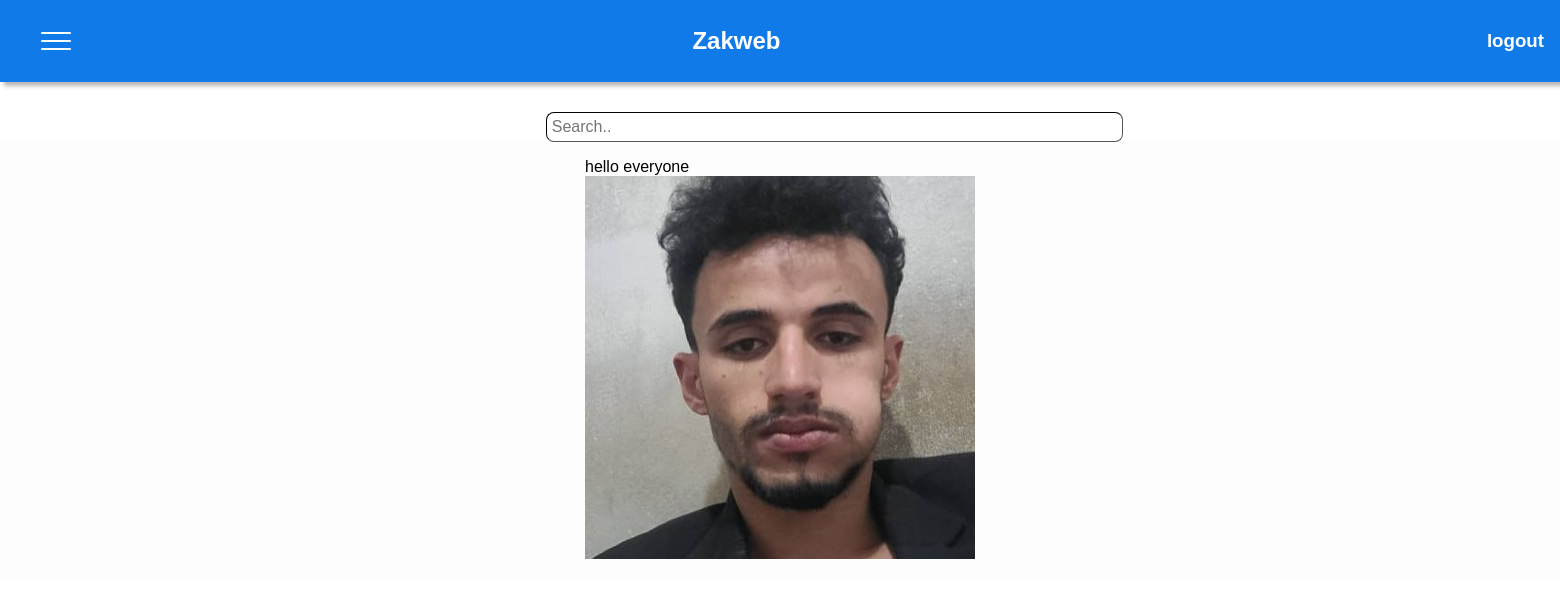
Page /post/4/ on the earlier database version.
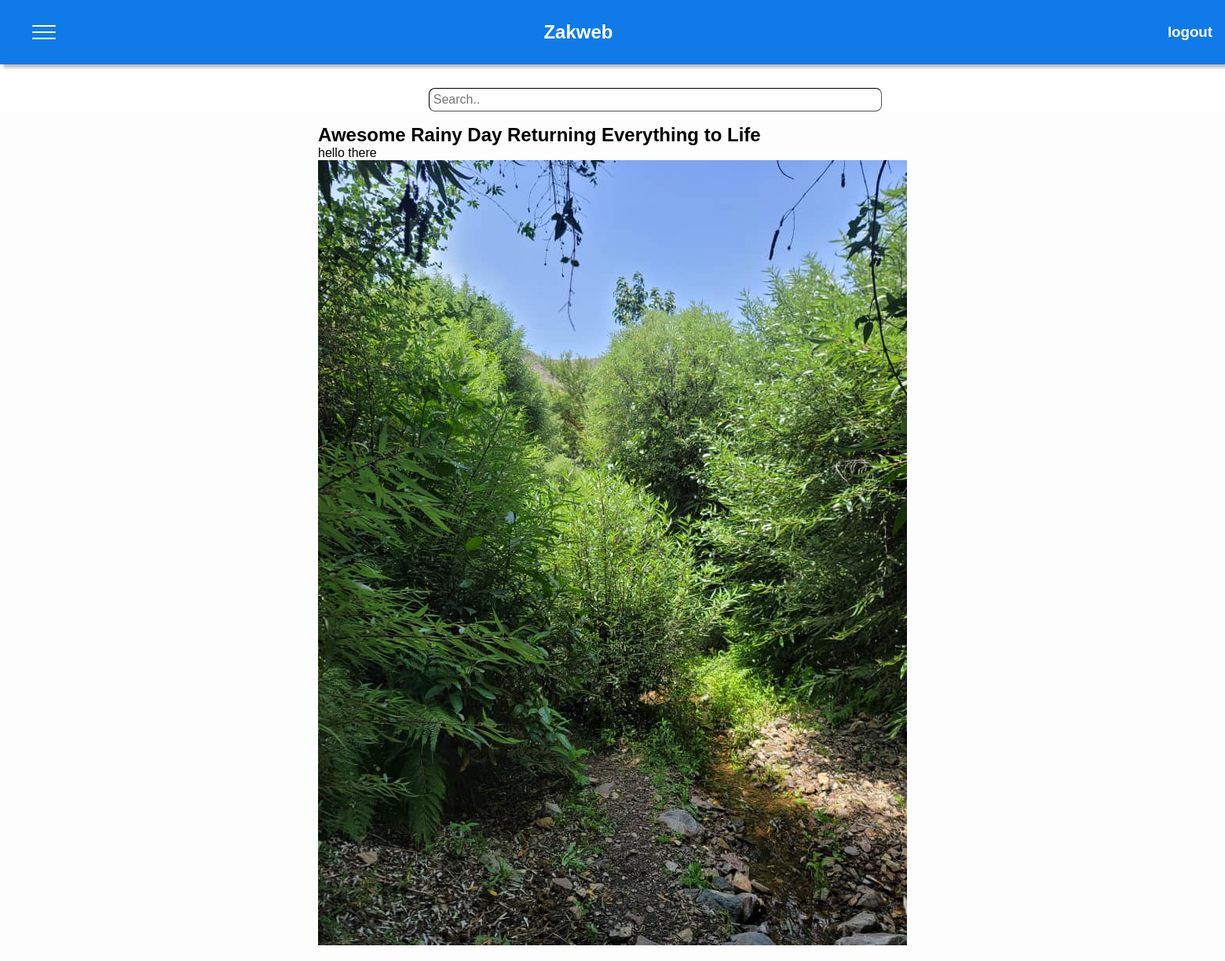
Same page on the later database version.
### main/models.py (models this page shows, shortened)
class Post(models.Model):
    category = models.ForeignKey(Category, on_delete= models.CASCADE)
    author = models.ForeignKey(User, on_delete=models.CASCADE, verbose_name="Author")
    title = models.CharField(max_length=200,default='', verbose_name="Title")
    text = models.TextField(max_length=10000, verbose_name="Text")
    image = models.ImageField(upload_to='images')
    text_2 = models.TextField(max_length=10000, blank=True, verbose_name="Second Text")
    video = models.FileField(upload_to='videos/', blank=True, null=True)
    image_2 = models.ImageField(upload_to='images/', blank=True, null=True)
    text_3 = models.TextField(max_length=10000, blank=True, verbose_name="Third Text")
    image_3 = models.ImageField(upload_to='images/', blank=True, null=True)
    video_2 = models.FileField(upload_to='videos/', blank=True, null=True)
    created_at = models.DateTimeField(auto_now_add=True, verbose_name="Created At", db_index=True)
    updated_at = models.DateTimeField(auto_now=True, verbose_name="Updated At")
    class Meta:
        verbose_name = "Post"
        verbose_name_plural = "Posts"
        indexes = [
            models.Index(fields=['created_at']),  # Add index for created_at field
        ]

### main/views.py (the view)
# urls.py: path('post/<int:id>/',views.post_view, name="post")
def post_view(request,id):
    post = Post.objects.get(pk=id)
    context = {
        'form':post
    }
    return render(request,'home/post.html',context)

### main/templates/home/post.html (shortened to what this page needs)
{% extends "home/layout.html"%}
{% block main %}
<div>
    <section class="first-part">
        <div>
            <h2>{{form.title}}</h2>
            <p>{{form.text}}</p>
            <img src="{{form.image.url}}" alt="">
        </div>
    </section>
</div>
{% endblock %}

Differences in the rows shown:
changed Post: title (not shown) → "Awesome Rainy Day Returning Everything to Life"; text "hello everyone" → "hello there"; image: a different picture
